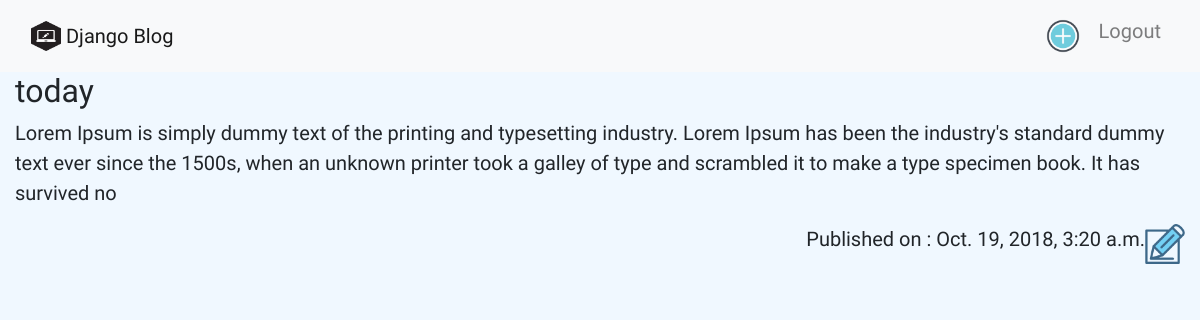
/4/details (signed in), run on the app's committed database.
### blog/models.py (models this page shows, shortened)
class Post(models.Model):
	title=models.CharField(max_length=264)
	author=models.ForeignKey('auth.user',on_delete=models.CASCADE)
	text=models.CharField(max_length=264)
	created_date=models.DateTimeField(default=timezone.now())
	pub_date=models.DateTimeField(blank=True,null=True)

### blog/views.py (the view)
# urls.py: path('<int:pid>/details',views.details,name="details"),
def details(request,pid):
	post=Post.objects.get(pk=pid)
	return  render(request,'blog/details.html',{'post':post})

### templates/blog/details.html (shortened to what this page needs)
<!doctype html>
{% extends "base.html" %}
{% load staticfiles %}
{% block content %}
<div class="container-fluid">
	<h2 >{{post.title}}</h2>
	<p>{{post.text | linebreaksbr}}</p>
	{% if user.is_superuser %}
	<a  href="{% url "edit" pk=post.pk%}"><img align="right" src="{% static "images/edit.png" %}" id="pluns" alt="AddPost" width="40px" height="40px"  ></a>
	{% else %}
       <a href="" onclick="myfunction()" id="al"><img align="right" src="{% static "images/edit.png" %}" id="pluns" alt="AddPost" width="40px" height="40px"  ></a>
	{% endif %}
   <p align="right">Published on : {{post.pub_date}}</p>
</div>
{% endblock  %}

### blog/static/css/main.css (style rules this page uses)
body { font-family: 'Mali', cursive; font-size: 20px; background-color: #F0F8FF; text-decoration:none; }

### data on the page
Post: title "today", text "Lorem Ipsum is simply dummy text of the printing and typesetting industry. Lorem Ipsum has been the industry's standard dummy text ever since the 1500s, when an unknown printer took a galley of type and scrambled it to make a type specimen book. It has survived no", pub_date "Oct. 19, 2018, 3:20 a.m."
